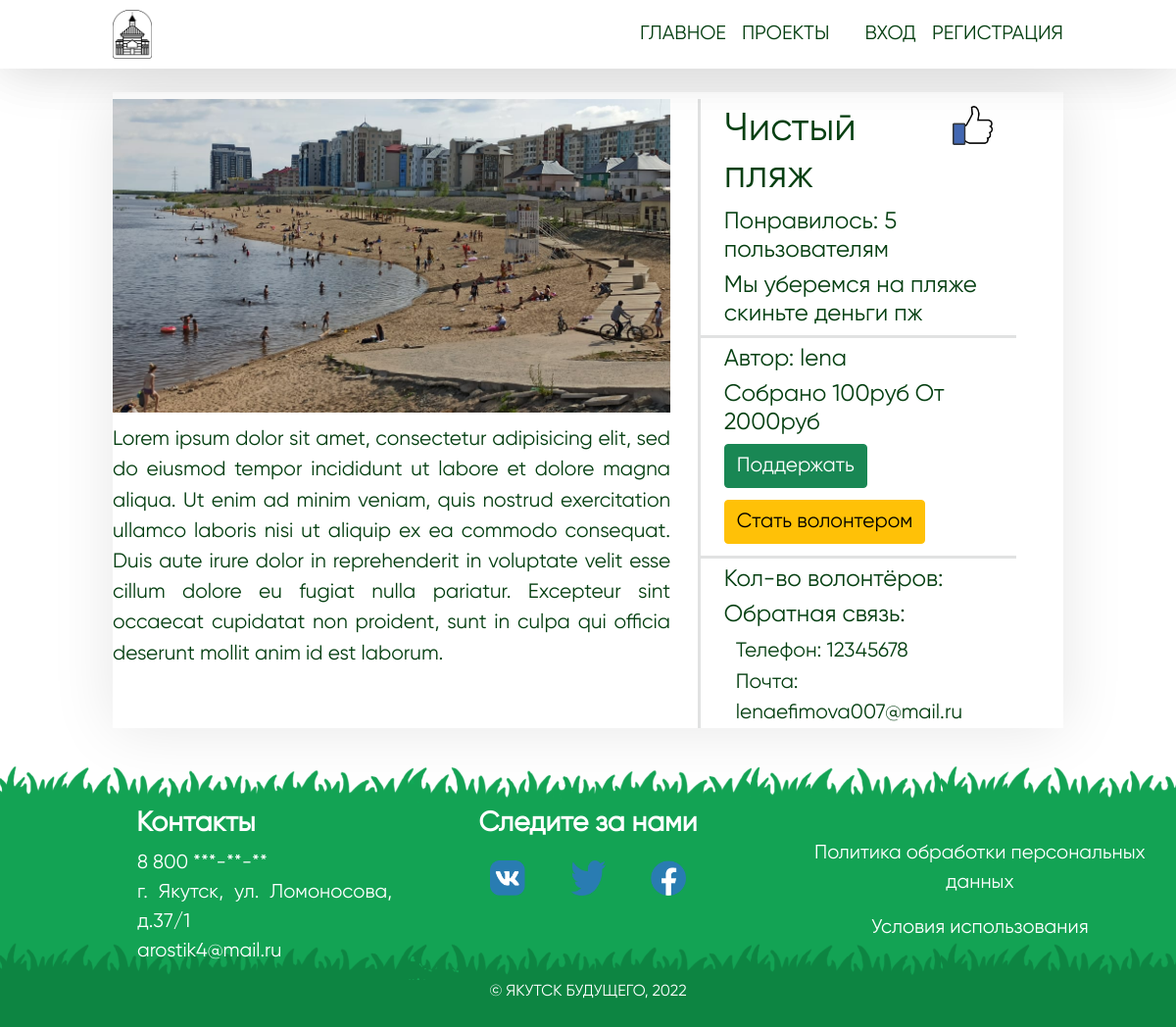
/info_project.php?id=7, run on the app's committed database.
### tables this page shows
CREATE TABLE `projects` (
  `id` int(100) NOT NULL,
  `creator` varchar(100) NOT NULL,
  `phone` varchar(80) NOT NULL,
  `email` varchar(80) NOT NULL,
  `name` varchar(80) NOT NULL,
  `img` varchar(100) NOT NULL,
  `kr_text` varchar(500) NOT NULL,
  `poln_text` varchar(4000) NOT NULL,
  `time` varchar(10) NOT NULL,
  `need_sum` bigint(10) NOT NULL,
  `have_sum` bigint(10) DEFAULT NULL,
  `vol_yes_no` varchar(10) NOT NULL,
  `max_vol` varchar(10) NOT NULL,
  `vol_text` varchar(200) NOT NULL,
  `likes` int(100) NOT NULL
);

CREATE TABLE `user` (
  `id` int(100) NOT NULL,
  `login` varchar(100) NOT NULL,
  `phone` varchar(100) NOT NULL,
  `password` varchar(100) NOT NULL,
  `img` varchar(200) NOT NULL,
  `email` varchar(100) NOT NULL,
  `name` varchar(100) NOT NULL,
  `surname` varchar(100) NOT NULL
);

### info_project.php (the view, shortened to what this page needs)
<!DOCTYPE html>
<html>
<head>
	<link rel="stylesheet" type="text/css" href="css/style.css">
	<link rel="stylesheet" type="text/css" href="css/style_projects.css">
	<link href="https://cdn.jsdelivr.net/npm/bootstrap@5.1.3/dist/css/bootstrap.min.css" rel="stylesheet">
</head>
<body class="for_body">
<?php $con = mysqli_connect('127.0.0.1', 'root', '', 'resp');?>
   <div class="m_wrapper">
   	  <header class="m_header mx-auto">
   	  	<div class="m_container">
   	  		<div class="header__body">
		  		<a href="index.php" class="header__logo">
		  			<img src="img/logo.png">
		  		</a>
		  		<nav class="header__menu">
		  			<ul class="header__list">
		  				<li>
		  					<a href="index.php" class="header__link">Главное</a>
		  				</li>
		  				<li>
		  					<a href="projects.php" class="header__link">Проекты</a>
		  				</li>
		  				<?php if ($_SESSION['id']==null) {?>
		  				<li style="margin-left: 3vw">
		  					<a href="signIn.php" class="header__link">Вход</a>
		  				</li>
		  				<li>
		  					<a href="reg.php" class="header__link"> Регистрация</a>
		  				</li>
		  				<?php } ?>
		  			</ul>
		  		</nav>
		  	</div>
   	  	</div>
   	  </header>
   	  <?php
   	  $query = mysqli_query($con, "SELECT * FROM projects WHERE id=".$_GET["id"]);
   	  $stroka= $query->fetch_assoc();
   	  $query2 = mysqli_query($con, "SELECT * FROM user WHERE id=".$stroka["creator"]);
   	  $stroka2= $query2->fetch_assoc();
   	   ?>
   	  <div class="m_content">
   	  	<div class="m_container">
   	  		<div class="d-flex m_block">
   	  			<div class="block1">
   	  				<div class="image_big"><img src="<?php echo $stroka["img"] ?>"></div>
   	  				<p><?php echo $stroka["poln_text"] ?></p>
   	  			</div>
   	  			<div class="block2">
   	  				<div class="bord">
	   	  				<div class="v_strok">
	   	  					<h1><?php echo $stroka["name"] ?></h1>
	   	  					<a href="HEAD/HEAD_like.php?id=<?php echo $_GET["id"] ?>"><img src="img/like.png" ></a>
	   	  				</div>
		   	  			<h6>Понравилось: <?php echo $stroka["likes"] ?> пользователям</h6>
		   	  			<h6><?php echo $stroka["kr_text"] ?></h6>
	   	  			</div>
	   	  			<div class="bord linee">
	   	  				<h6>Автор: <?php echo $stroka2["login"] ?></h6>
	   	  				<h6>Собрано <span class="have_sum"><?php echo $stroka["have_sum"] ?></span>руб  От <span class="need_sum"><?php echo $stroka["need_sum"] ?></span>руб</h6>
	   	  				<button class="btn btn-success podderzh">Поддержать</button>
	   	  				<button class="btn btn-warning">Стать волонтером</button>
   	  				</div>
   	  				<div class="bord linee">
	   	  				<h6>Кол-во волонтёров: <span></span></h6>
	   	  				<h6>Обратная связь:</h6>
	   	  				<p style="margin-left: 1vw">Телефон: <?php echo $stroka["phone"] ?></p>
	   	  				<p style="margin-left: 1vw">Почта: <?php echo $stroka["email"] ?></p>
   	  				</div>
   	  			</div>
   	  		</div>
   	  	</div>
   	  </div>
	   <div class="m_footer">
	  	<div class="d-flex foot_first">
		  	<div class="foot_column c2">
		  		<h6 style="margin: 0">Контакты</h6>
		  		<div class="contact">
			  		<p>8 800 ***-**-**</p>
			  		<p>г. Якутск, ул. Ломоносова, д.37/1 </p>
			  		<p>arostik4@mail.ru</p>
		  		</div>
		  	</div>
		  	<div class="foot_column c3">
		  		<h6>Следите за нами</h6>
		  		<div class="d-flex col-6 mx-auto" style="justify-content: space-between; padding-top: 1vw">
		          <img src="img/vk.png" class="mrv-4" style="height: 3vw; width: 3vw">
		          <img src="img/tw.png" class="mlv-4 mrv-4" style="height: 3vw; width: 3vw">
		          <img src="img/fb.png" class="mlv-4 " style="height: 3vw; width: 3vw">
		        </div>
		  	</div>
		  	<div class="foot_column c1">
		  		<p>Политика обработки персональных данных</p>
		  		<p>Условия использования</p>
		  	</div>
	  	</div>
	  	<div class="foot_second text-center">
	  		<p>© Якутск будущего, 2022</p>
	  	</div>
	  </div>
   </div>
</body>
</html>

### css/style.css (style rules this page uses)
body { height: 100%; }
.for_body { color: #053f11; font-family: osnova; }
*,*:before,*:after { padding: 0; margin: 0; border: 0; box-sizing: border-box; }
.m_container { max-width: 1000px; margin: 0px auto; padding: 0px 15px 0px 15px }
.m_header { position: fixed; width: 100%; top: 0; left: 0; z-index: 50; background-color: white; box-shadow: 0 0 5vw rgba(0,0,0,0.1); }
.m_header:before { content: ''; position: absolute; top: 0; left: 0; width: 100%; height: 100%; z-index: 2; background-color: white; box-shadow: 0 0 5vw rgba(0,0,0,0.1); }
.header__body { position: relative; display: flex; justify-content: space-between; height: 70px; align-items: center; }
.header__logo { overflow: hidden; position: relative; z-index: 3; }
.header__logo img { height: 50px; display: block; }
.header__list { display: flex; position: relative; z-index: 3; }
.header__list li { list-style: none; margin: 15px 0px 0px 16px; }
.header__link { text-transform: uppercase; font-size: 20px; text-decoration: none; color: #053f11; }
.m_footer { margin-top: 25px; width: 100%; height: 35vh; background-image: url(../img/FOOTER.png); background-size: 80% 100%; color: white; }
.foot_first { height: 29vh; padding-top: 7vh; }
.foot_column { flex: 0 1 33.33%; text-align: center; font-size: 2.5vh; }
.foot_column h6 { font-size: 3.5vh; font-weight: bolder; }
.foot_column.c1 { padding-top: 4vh; }
.contact { text-align: justify; padding-left: 35%; margin-top: 1vh; }
.contact p { margin: 0; }
.foot_second { height: 6vh; font-size: 2vh; text-transform: uppercase; }
.m_content { padding: 70px 0px 0px 0px; }

### css/style_projects.css (style rules this page uses)
.v_strok { justify-content: space-between; display: flex; }
.v_strok a { color: #053f11; }
.v_strok h1 { font-size: 5vh; }
.v_strok img { height: 5vh; }
.m_block { margin-top: 3vh; box-shadow: 0 0 5vw rgba(0,0,0,0.1); padding: 0.6vw 4vw 0vw 0vw; }
.block1 { flex: 0 1 55%; text-align: justify; }
.block1 p { margin-top: 1vw; }
.m_block p { font-size: 2.6vh; }
.m_block button { font-size: 2.6vh; }
.block2 { flex: 0 1 42%; margin-left: 3%; border-left: solid #E1e2e2; }
.image_big { width: 100%; height: 40vh; }
.image_big img { min-width: 100%; min-height: 100%; max-height: 100%; object-fit: cover; }
.bord { width: 100%; padding: 0.6vw 2vw 0vw 2vw; }
.bord.linee { border-top: solid #E1e2e2; }
.bord h6 { font-size: 3vh; margin: 0 0 0.6vw 0; }
.bord p { margin: 0; }
.bord button { margin: 0 0 1vw 0; }

### data on the page
projects: img (picture), poln_text "Lorem ipsum dolor sit amet, consectetur adipisicing elit, sed do eiusmod tempor incididunt ut labore et dolore magna aliqua. Ut enim ad minim veniam, quis nostrud exercitation ullamco laboris nisi ut aliquip ex ea commodo consequat. Duis aute irure dolor in reprehenderit in voluptate velit esse cillum dolore eu fugiat nulla pariatur. Excepteur sint occaecat cupidatat non proident, sunt in culpa qui officia deserunt mollit anim id est laborum.", name "Чистый пляж", likes "5", kr_text "Мы уберемся на пляже скиньте деньги пж", have_sum "100", need_sum "2000", phone "12345678", email "lenaefimova007@mail.ru"
user: login "lena"
